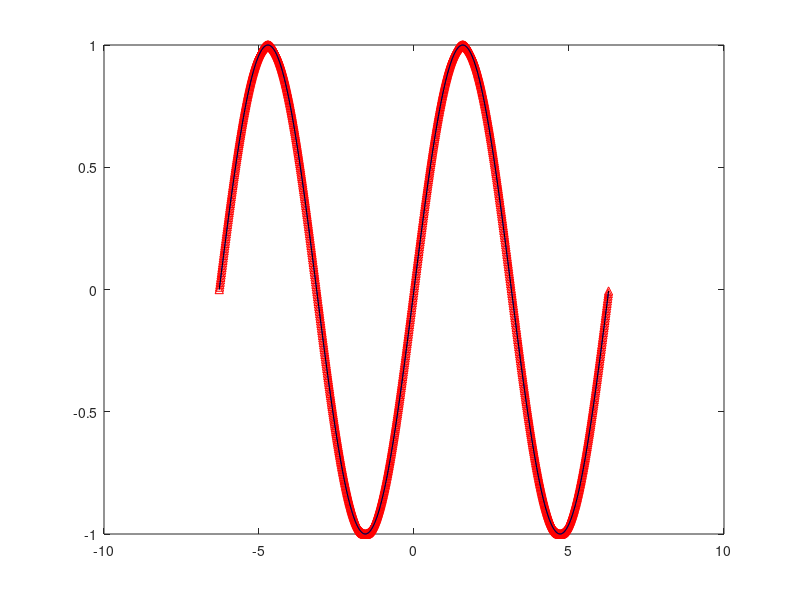

This figure's MATLAB source:
x=[-2*pi:0.01:2*pi]
y=sin(x);
plot(x,y,'^r');
hold on 
y1=cos(x);
plot(x,y,'-b');
hold on
y2=tan(x);
plot(x,y,'---k');
hold off
